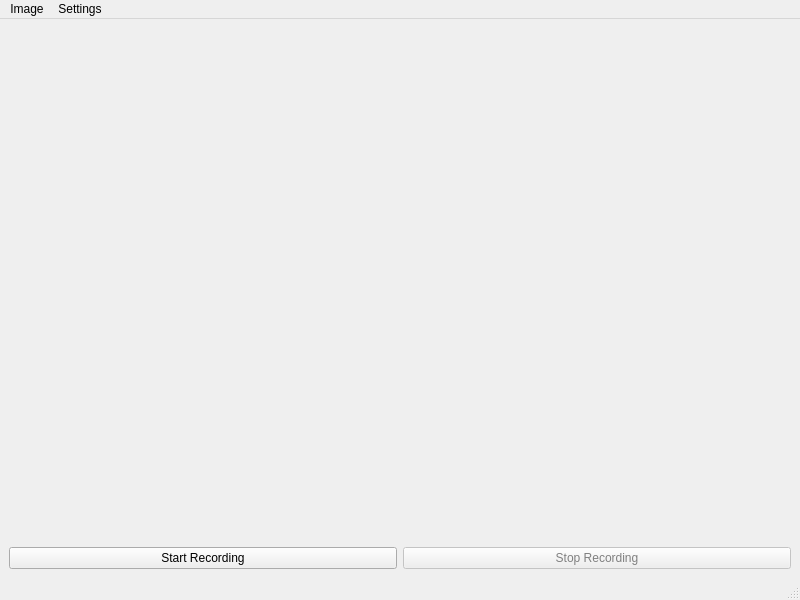
<?xml version="1.0" encoding="UTF-8"?>
<ui version="4.0">
 <class>MainWindow</class>
 <widget class="QMainWindow" name="MainWindow">
  <property name="geometry">
   <rect>
    <x>0</x>
    <y>0</y>
    <width>800</width>
    <height>600</height>
   </rect>
  </property>
  <property name="windowTitle">
   <string>Dual Camera Recorder</string>
  </property>
  <property name="styleSheet">
   <string notr="true">QPushButton:disabled {
	color: gray
}</string>
  </property>
  <widget class="QWidget" name="centralwidget">
   <layout class="QGridLayout" name="gridLayout">
    <item row="0" column="0">
     <widget class="Camera" name="cam1" native="true"/>
    </item>
    <item row="0" column="1">
     <widget class="Camera" name="cam2" native="true"/>
    </item>
    <item row="2" column="0">
     <widget class="QPushButton" name="pushButtonStartRecording">
      <property name="enabled">
       <bool>true</bool>
      </property>
      <property name="text">
       <string>Start Recording</string>
      </property>
     </widget>
    </item>
    <item row="2" column="1">
     <widget class="QPushButton" name="pushButtonStopRecording">
      <property name="enabled">
       <bool>false</bool>
      </property>
      <property name="text">
       <string>Stop Recording</string>
      </property>
     </widget>
    </item>
   </layout>
  </widget>
  <widget class="QMenuBar" name="menubar">
   <property name="geometry">
    <rect>
     <x>0</x>
     <y>0</y>
     <width>800</width>
     <height>22</height>
    </rect>
   </property>
   <widget class="QMenu" name="menuSettings">
    <property name="title">
     <string>Settings</string>
    </property>
    <addaction name="actionShowCrosshair"/>
   </widget>
   <widget class="QMenu" name="menuImage">
    <property name="title">
     <string>Image</string>
    </property>
    <addaction name="actionTakeSnapshot"/>
    <addaction name="actionOpenRecordings"/>
   </widget>
   <addaction name="menuImage"/>
   <addaction name="menuSettings"/>
  </widget>
  <widget class="QStatusBar" name="statusbar"/>
  <action name="actionShowCrosshair">
   <property name="checkable">
    <bool>true</bool>
   </property>
   <property name="checked">
    <bool>true</bool>
   </property>
   <property name="text">
    <string>Show crosshair</string>
   </property>
  </action>
  <action name="actionTakeSnapshot">
   <property name="text">
    <string>Take snapshot</string>
   </property>
  </action>
  <action name="actionOpenRecordings">
   <property name="text">
    <string>Open recordings</string>
   </property>
  </action>
 </widget>
 <customwidgets>
  <customwidget>
   <class>Camera</class>
   <extends>QWidget</extends>
   <header>camera.hpp</header>
   <container>1</container>
  </customwidget>
 </customwidgets>
 <resources/>
 <connections/>
</ui>
